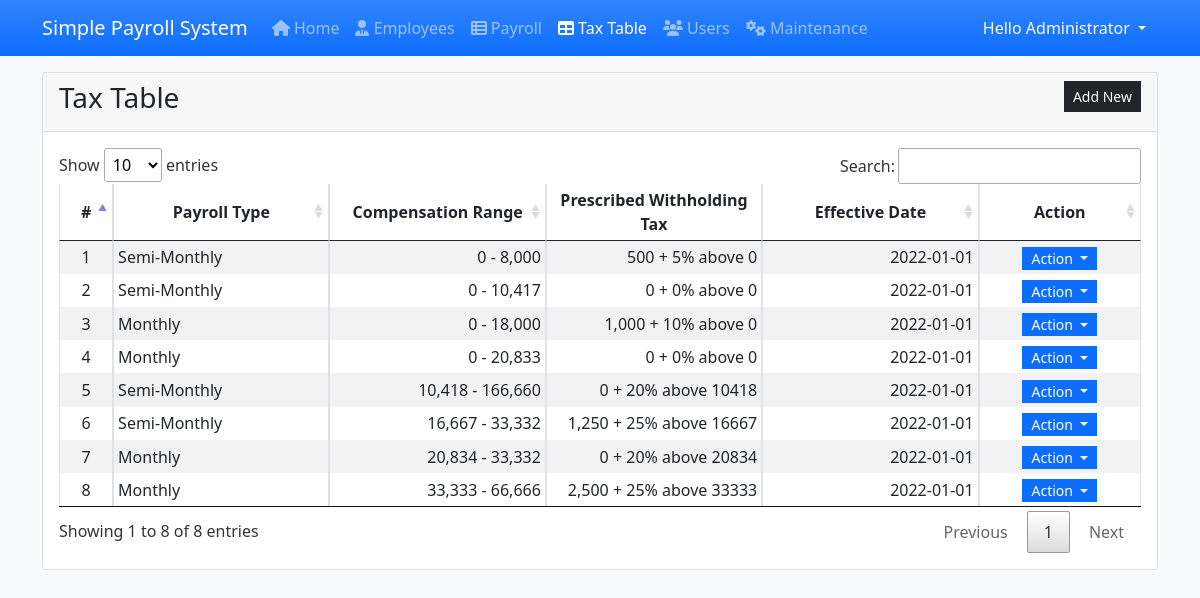
The page /spms/admin/?page=tax_table (signed in) on the database its author committed.
### tables this page shows
CREATE TABLE IF NOT EXISTS `tax_table_list` (
  `tax_id` int(11) NOT NULL AUTO_INCREMENT PRIMARY KEY,
  `payroll_type` int(11) NOT NULL DEFAULT 1,
  `range_from` double NOT NULL DEFAULT 0,
  `range_to` double NOT NULL DEFAULT 0,
  `fixed_tax` double NOT NULL DEFAULT 0,
  `percentage_over` double NOT NULL DEFAULT 0,
  `effective_date` date NOT NULL,
  `date_created` timestamp NOT NULL DEFAULT current_timestamp()
);

### spms/admin/tax_table.php (the view, shortened to what this page needs)
<div class="card">
    <div class="card-header d-flex justify-content-between">
        <h3 class="card-title">Tax Table</h3>
        <div class="card-tools align-middle">
            <a class="btn btn-dark btn-sm py-1 rounded-0" href="javascript:void(0)" id="create_new">Add New</a>
        </div>
    </div>
    <div class="card-body">
        <table class="table table-hover table-striped table-bordered">
            <colgroup>
                <col width="5%">
                <col width="20%">
                <col width="20%">
                <col width="20%">
                <col width="20%">
                <col width="15%">
            </colgroup>
            <thead>
                <tr>
                    <th class="text-center p-0">#</th>
                    <th class="text-center p-0">Payroll Type</th>
                    <th class="text-center p-0">Compensation Range</th>
                    <th class="text-center p-0">Prescribed Withholding Tax</th>
                    <th class="text-center p-0">Effective Date</th>
                    <th class="text-center p-0">Action</th>
                </tr>
            </thead>
            <tbody>
                <?php
                $sql = "SELECT * FROM tax_table_list order by unix_timestamp(effective_date) desc, range_from asc,range_to asc";
                $qry = $conn->query($sql);
                $i = 1;
                    while($row = $qry->fetch_assoc()):
                ?>
                <tr>
                    <td class="text-center p-0"><?php echo $i++; ?></td>
                    <td class="py-0 px-1"><?php echo $row['payroll_type'] == 1 ? "Monthly" : "Semi-Monthly" ?></td>
                    <td class="py-0 px-1 text-end"><?php echo number_format($row['range_from']). ' - '. number_format($row['range_to']) ?></td>
                    <td class="py-0 px-1 text-end"><?php echo number_format($row['fixed_tax']). ' + '. $row['percentage_over']."% above ".$row['range_from'] ?></td>
                    <td class="py-0 px-1 text-end"><?php echo date("Y-m-d",strtotime($row['effective_date'])) ?></td>
                    <td class="text-center py-0 px-1">
                        <div class="btn-group" role="group">
                            <button id="btnGroupDrop1" type="button" class="btn btn-primary dropdown-toggle btn-sm rounded-0 py-0" data-bs-toggle="dropdown" aria-expanded="false">
                            Action
                            </button>
                        </div>
                    </td>
                </tr>
                <?php endwhile; ?>
            </tbody>
        </table>
    </div>
</div>

### spms/admin/index.php (shortened to what this page needs)
<?php
$page = isset($_GET['page']) ? $_GET['page'] : 'home';
?>
<!DOCTYPE html>
<html lang="en">
<head>
    <link rel="stylesheet" href="../fontawesome/css/all.min.css">
    <link rel="stylesheet" href="../css/bootstrap.min.css">
    <link rel="stylesheet" href="../summernote/summernote-lite.min.css">
    <link rel="stylesheet" href="../DataTables/datatables.min.css">
</head>
<body class="bg-light">
    <main>
    <nav class="navbar navbar-expand-lg navbar-dark bg-primary bg-gradient" id="topNavBar">
        <div class="container">
            <a class="navbar-brand" href="./">
            Simple Payroll System
            </a>
            <div class="collapse navbar-collapse" id="navbarNav">
                <ul class="navbar-nav">
                    <li class="nav-item">
                        <a class="nav-link <?php echo ($page == 'home')? 'active' : '' ?>" aria-current="page" href="./"><i class="fa fa-home"></i> Home</a>
                    </li>
                    <li class="nav-item">
                        <a class="nav-link  <?php echo ($page == 'employees')? 'active' : '' ?>" href="./?page=employees"><i class="fa fa-user-tie"></i> Employees</a>
                    </li>
                    <li class="nav-item">
                        <a class="nav-link  <?php echo ($page == 'payroll_list')? 'active' : '' ?>" href="./?page=payroll_list"><i class="fa fa-th-list"></i> Payroll</a>
                    </li>
                    <?php if($_SESSION['type'] == 1): ?>
                    <li class="nav-item">
                        <a class="nav-link  <?php echo ($page == 'tax_table')? 'active' : '' ?>" href="./?page=tax_table"><i class="fa fa-table"></i> Tax Table</a>
                    </li>
                    <li class="nav-item">
                        <a class="nav-link <?php echo ($page == 'admin')? 'active' : '' ?>" aria-current="page" href="./?page=admin"><i class="fa fa-users"></i> Users</a>
                    </li>
                    <li class="nav-item">
                        <a class="nav-link" href="./?page=maintenance"><i class="fa fa-cogs"></i> Maintenance</a>
                    </li>
                    <?php endif; ?>
                </ul>
            </div>
            <div>
            <div class="dropdown">
                <button class="btn btn-secondary dropdown-toggle bg-transparent  text-light border-0" type="button" id="dropdownMenuButton1" data-bs-toggle="dropdown" aria-expanded="false">
                    Hello <?php echo $_SESSION['fullname'] ?>
                </button>
            </div>
            </div>
        </div>
    </nav>
    <div class="container py-3" id="page-container">
        <?php
            include $page.'.php';
        ?>
    </div>
    </main>
</body>
</html>

### spms/admin/index.php (style rules this page uses)
:root { --bs-success-rgb:71, 222, 152 !important; }
html,body { height:100%; width:100%; }
main { height:100%; display:flex; flex-flow:column; }
#page-container { flex: 1 1 auto; overflow:auto; }
#topNavBar { flex: 0 1 auto; }

### rows shown on the page
tax_table_list: payroll_type "Semi-Monthly", range_from "0", range_to "8,000", fixed_tax "500", percentage_over "5", effective_date "2022-01-01"
tax_table_list: payroll_type "Semi-Monthly", range_from "0", range_to "10,417", fixed_tax "0", percentage_over "0", effective_date "2022-01-01"
tax_table_list: payroll_type "Monthly", range_from "0", range_to "18,000", fixed_tax "1,000", percentage_over "10", effective_date "2022-01-01"
tax_table_list: payroll_type "Monthly", range_from "0", range_to "20,833", fixed_tax "0", percentage_over "0", effective_date "2022-01-01"
tax_table_list: payroll_type "Semi-Monthly", range_from "10,418", range_to "166,660", fixed_tax "0", percentage_over "20", range_from "10418", effective_date "2022-01-01"
tax_table_list: payroll_type "Semi-Monthly", range_from "16,667", range_to "33,332", fixed_tax "1,250", percentage_over "25", range_from "16667", effective_date "2022-01-01"
tax_table_list: payroll_type "Monthly", range_from "20,834", range_to "33,332", fixed_tax "0", percentage_over "20", range_from "20834", effective_date "2022-01-01"
tax_table_list: payroll_type "Monthly", range_from "33,333", range_to "66,666", fixed_tax "2,500", percentage_over "25", range_from "33333", effective_date "2022-01-01"

### other values the page prints
$_SESSION['fullname'] "Administrator"
